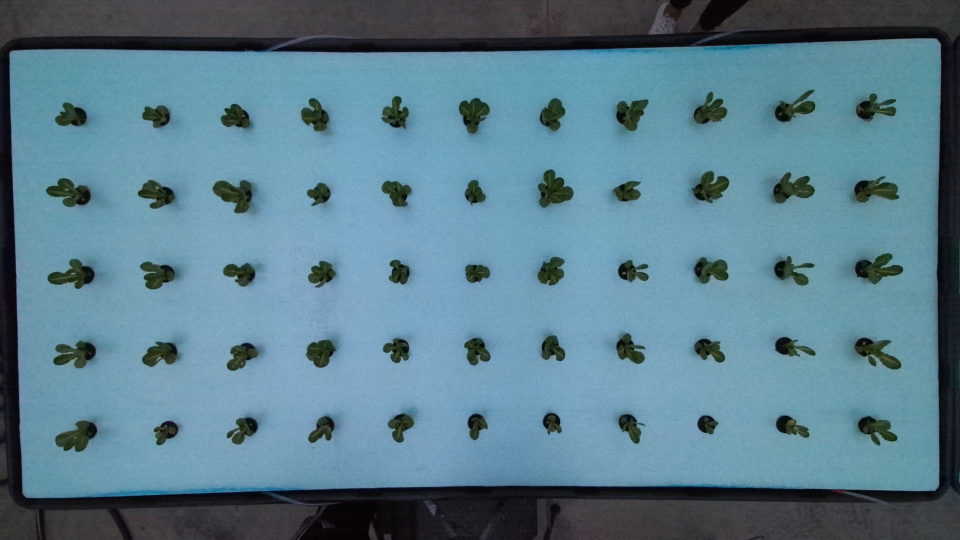
#> input picture image_processing/GH13_JC01/rgb_imgs/tray_1/raw_images/T01_GH13_JC01_Feb-02-2023_0732_rgb.jpg, 1920 x 1080 px, found by its file name (shown at 1/2 size); its folder holds 4 pictures in this run
$ python Find_RGB.py
#> lines starting #> are read from the running program, lines starting #| are printed output that depends on the picture
# finding hsv range of target object(pen)
import cv2
import numpy as np
import time
import glob
from os import chdir,remove,mkdir
from plantcv import plantcv as pcv

# A required callback method that goes into the trackbar function.
def nothing(x):
    pass

#Options
mypath = r"C:/Users/jcard/OneDrive - University of Georgia/kinect_imaging/GH13_JC01/rgb_imgs/tray_1/raw_images/" #r"C:\Users\klimesp\Dropbox\Programovani\Python\Seed counter"
#
mypath = mypath if mypath[-1] == "/" else mypath + "/"
chdir(mypath)

#files = [file for file in glob.glob("*.png")]
files = [file for file in glob.glob("*.jpg")]

l_r, l_g, l_b, u_r, u_g, u_b = 0,0,0,255,255,255
for id, file in enumerate (files):
    if 1==1:# file[0:2] == "24":
        img = cv2.imread(mypath+file)                  # open a file
#> img is the input picture: shape (1080, 1920, 3); mean B, G, R 141.5, 125.4, 90.4
        #img = cv2.resize(img,(1000,1000))
        #print(img.shape)
        if img.shape[0] < img.shape[1]:
            img = cv2.rotate(img, cv2.cv2.ROTATE_90_COUNTERCLOCKWISE)
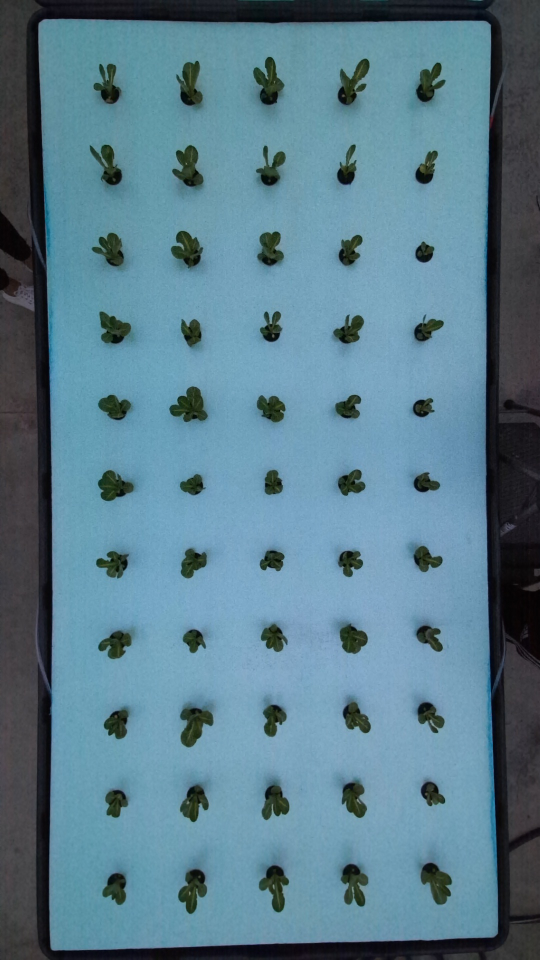
#> img: shape (1920, 1080, 3) (shown at 1/2 size); mean B, G, R 141.5, 125.4, 90.4
        cap = img
        frame = cap


        # Create a window named trackbars.
        cv2.namedWindow("Trackbars")

        # Now create 6 trackbars that will control the lower and upper range of
        # H,S and V channels. The Arguments are like this: Name of trackbar,
        # window name, range,callback function. For Hue the range is 0-179 and
        # for S,V its 0-255.
        cv2.createTrackbar("L - R", "Trackbars", l_r, 255, nothing)
        cv2.createTrackbar("L - G", "Trackbars", l_g, 255, nothing)
        cv2.createTrackbar("L - B", "Trackbars", l_b, 255, nothing)
        cv2.createTrackbar("U - R", "Trackbars", u_r, 255, nothing)
        cv2.createTrackbar("U - G", "Trackbars", u_g, 255, nothing)
        cv2.createTrackbar("U - B", "Trackbars", u_b, 255, nothing)


        while True:


            # Convert the BGR image to HSV image.
            rgb = cv2.cvtColor(cap, cv2.COLOR_BGR2RGB)

            # Get the new values of the trackbar in real time as the user changes
            # them
            l_r = cv2.getTrackbarPos("L - R", "Trackbars")
            l_g = cv2.getTrackbarPos("L - G", "Trackbars")
            l_b = cv2.getTrackbarPos("L - B", "Trackbars")
            u_r = cv2.getTrackbarPos("U - R", "Trackbars")
            u_g = cv2.getTrackbarPos("U - G", "Trackbars")
            u_b = cv2.getTrackbarPos("U - B", "Trackbars")

            # Set the lower and upper HSV range according to the value selected
            # by the trackbar
            lower_range = np.array([l_r, l_g, l_b])
            upper_range = np.array([u_r, u_g, u_b])

            # Filter the image and get the binary mask, where white represents
            # your target color
            mask = cv2.inRange(rgb, lower_range, upper_range)
#> mask: shape (1920, 1080); every value is 255

            # You can also visualize the real part of the target color (Optional)
            res = cv2.bitwise_and(frame, frame, mask=mask)

            # Converting the binary mask to 3 channel image, this is just so
            # we can stack it with the others
            mask_3 = cv2.cvtColor(mask, cv2.COLOR_GRAY2BGR)
#> mask_3: shape (1920, 1080, 3); every value is 255

            # stack the mask, orginal frame and the filtered result
            stacked = np.hstack((mask_3, frame, res))
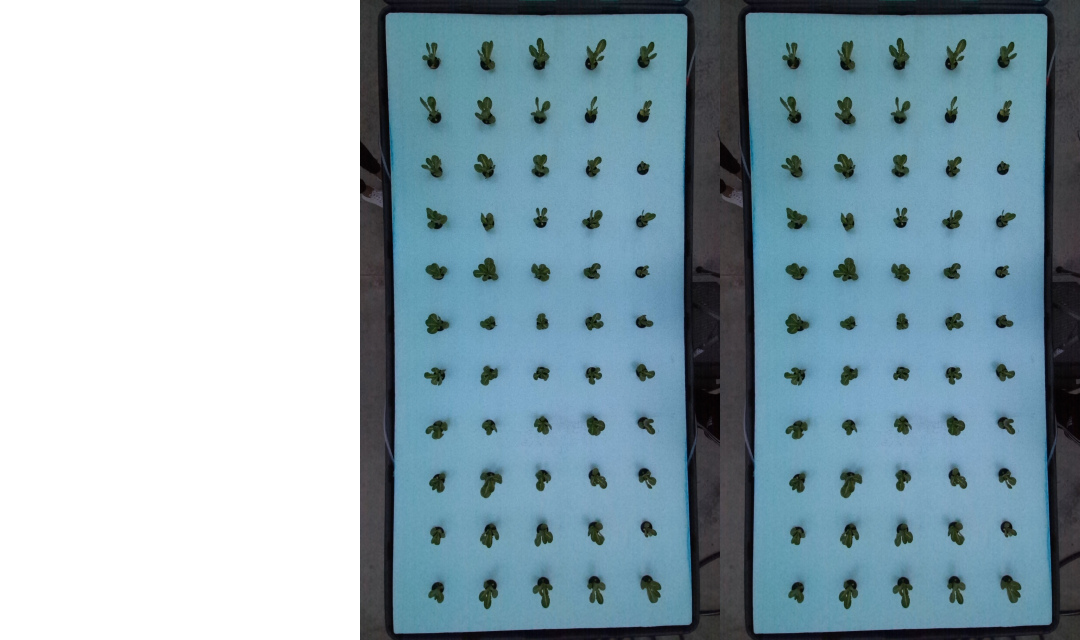
#> stacked: shape (1920, 3240, 3) (shown at 1/3 size); mean B, G, R 179.4, 168.6, 145.3

            # Show this stacked frame at 40% of the size.
            cv2.imshow('Trackbars', cv2.resize(stacked, None, fx=0.3, fy=0.3))
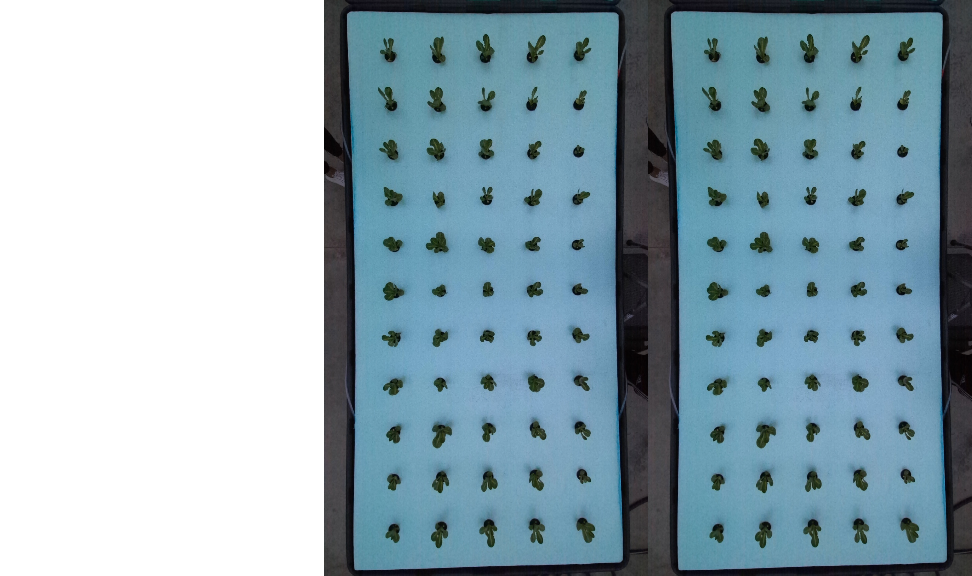
#> window 'Trackbars': shape (576, 972, 3); mean B, G, R 179.3, 168.6, 145.2

            # If the user presses ESC then exit the program
            key = cv2.waitKey(1)
#> (key Esc is pressed here)
            if key == 27:
                break

            # If the user presses `s` then print this array.
            if key == ord('s'):
                thearray = [[l_r, l_g, l_b], [u_r, u_g, u_b]]
                print(thearray)

                # Also save this array as penval.npy
                #np.save('hsv_value', thearray)
                break


        # Release the camera & destroy the windows.
        cv2.destroyAllWindows()
#> pass 2 of the loop `for id, file in enumerate (files):`:
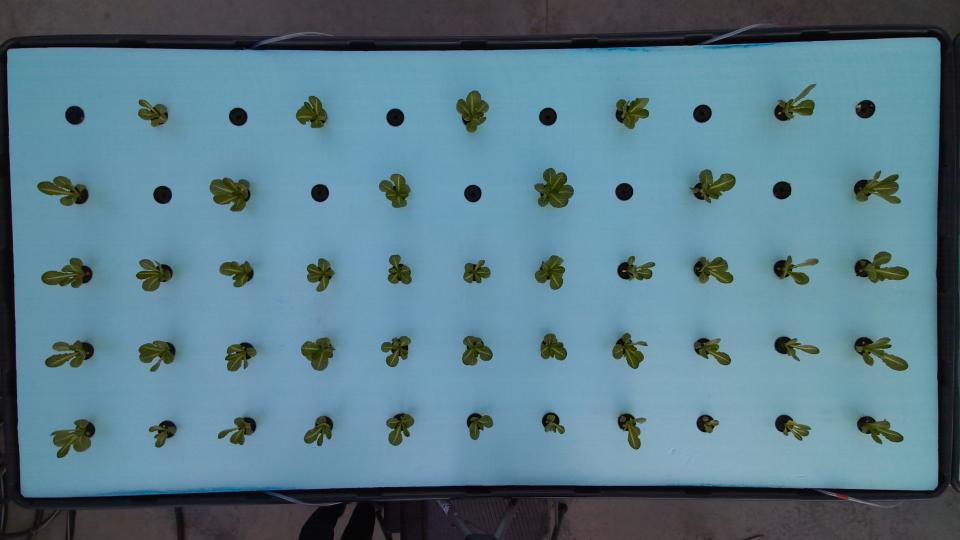
#> input picture image_processing/GH13_JC01/rgb_imgs/tray_1/raw_images/T01_GH13_JC01_Feb-03-2023_1749_rgb.jpg, 1920 x 1080 px, found by its file name (shown at 1/2 size)
#> img is the input picture: shape (1080, 1920, 3); mean B, G, R 138.3, 124, 90
#> `img = cv2.rotate(img, cv2.cv2.ROTATE_90_COUNTERCLOCKWISE)`:
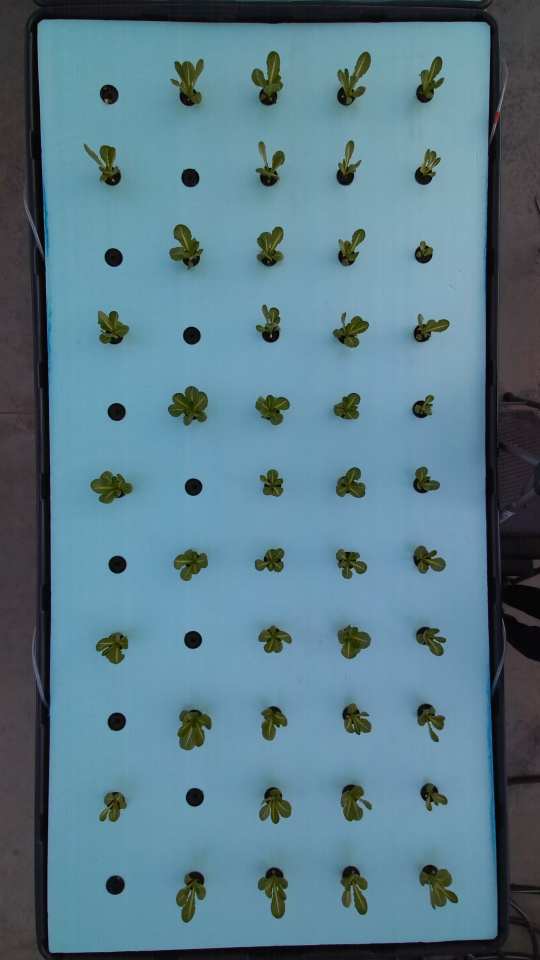
#> img: shape (1920, 1080, 3) (shown at 1/2 size); mean B, G, R 138.3, 124, 90
#> `cv2.imshow('Trackbars', cv2.resize(stacked, None, fx=0.3, fy=0.3))`:
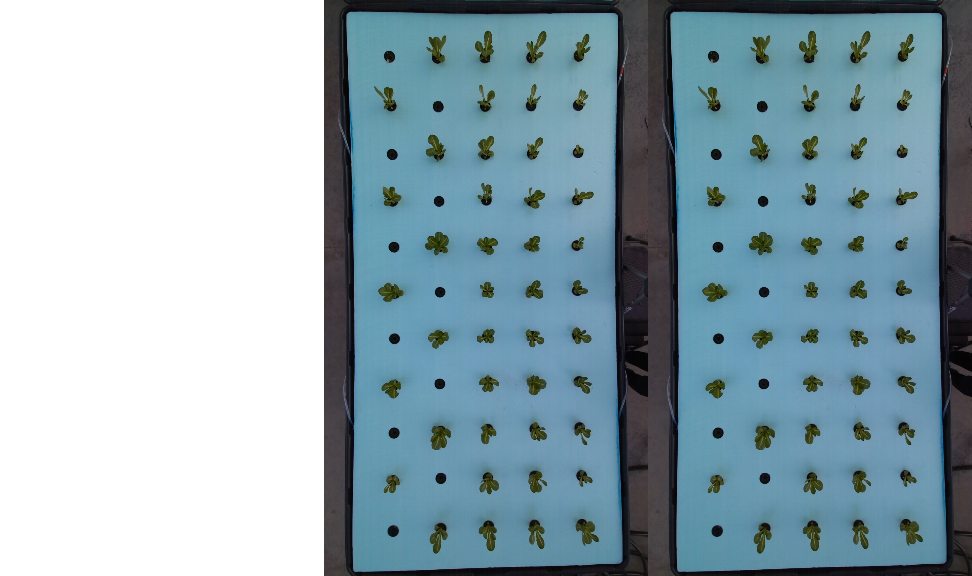
#> window 'Trackbars': shape (576, 972, 3); mean B, G, R 177.2, 167.6, 145
#> (key Enter is pressed here)
#> pass 3 of the loop `for id, file in enumerate (files):`:
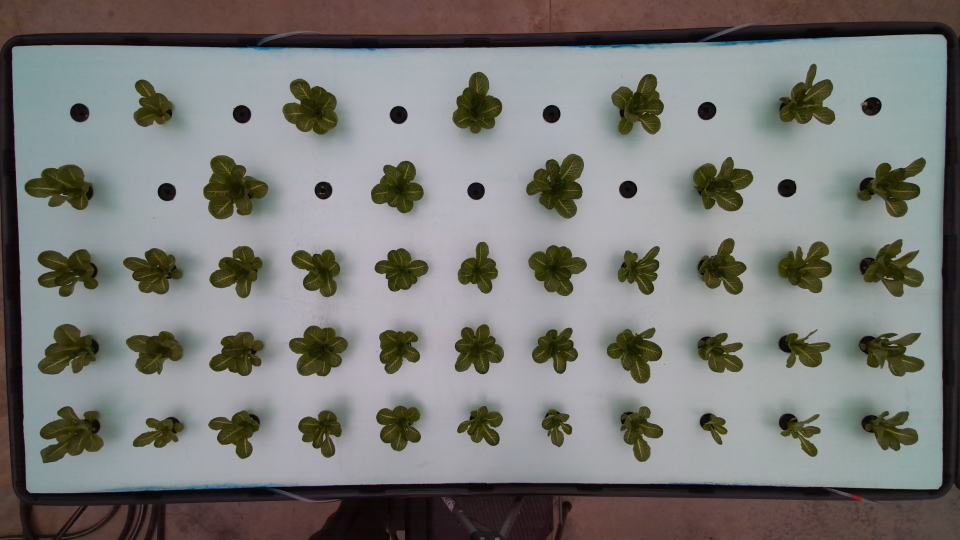
#> input picture image_processing/GH13_JC01/rgb_imgs/tray_1/raw_images/T01_GH13_JC01_Feb-09-2023_1310_rgb.jpg, 1920 x 1080 px, found by its file name (shown at 1/2 size)
#> img is the input picture: shape (1080, 1920, 3); mean B, G, R 119.4, 122.3, 122.2
#> `img = cv2.rotate(img, cv2.cv2.ROTATE_90_COUNTERCLOCKWISE)`:
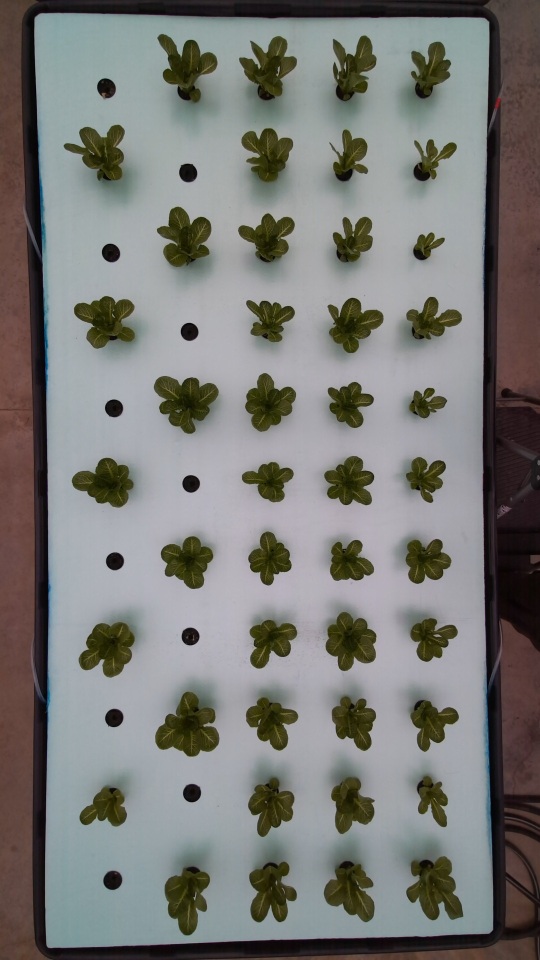
#> img: shape (1920, 1080, 3) (shown at 1/2 size); mean B, G, R 119.4, 122.3, 122.2
#> `cv2.imshow('Trackbars', cv2.resize(stacked, None, fx=0.3, fy=0.3))`:
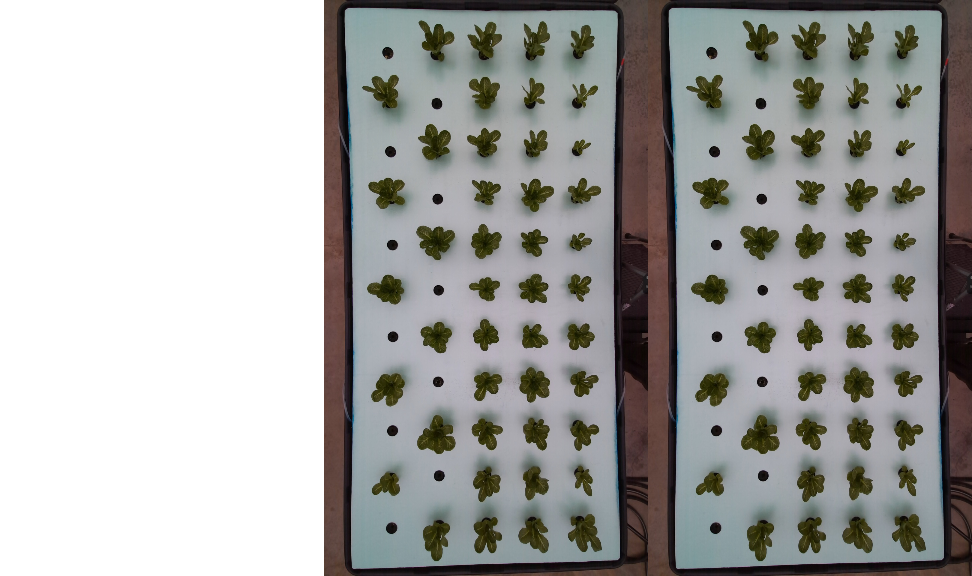
#> window 'Trackbars': shape (576, 972, 3); mean B, G, R 164.5, 166.5, 166.5
#> the loop made 4 passes; the first 3 are shown
pcv.plot_image(res)
#> (this line was passed over: plantcv is not available in this run)
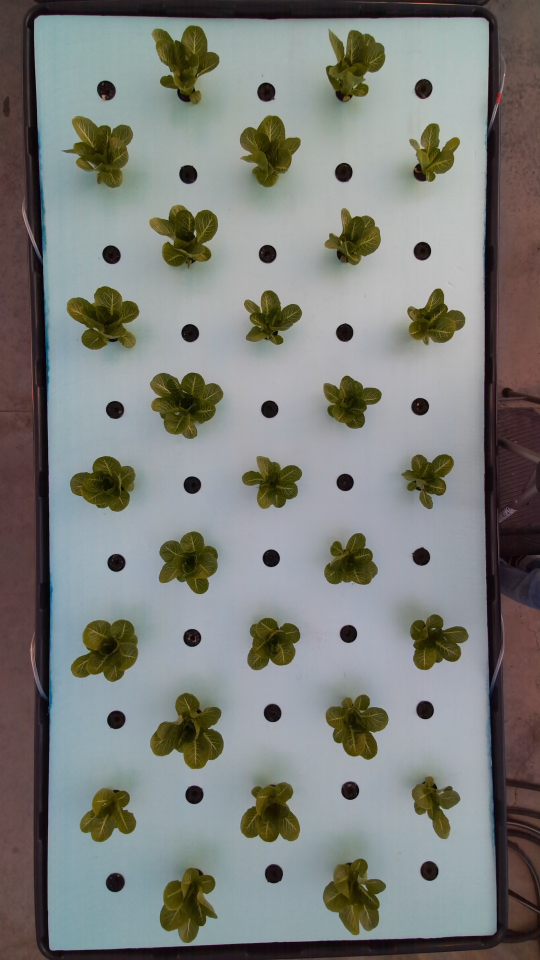
#> res: shape (1920, 1080, 3) (shown at 1/2 size); mean B, G, R 123.9, 127.6, 125.5
